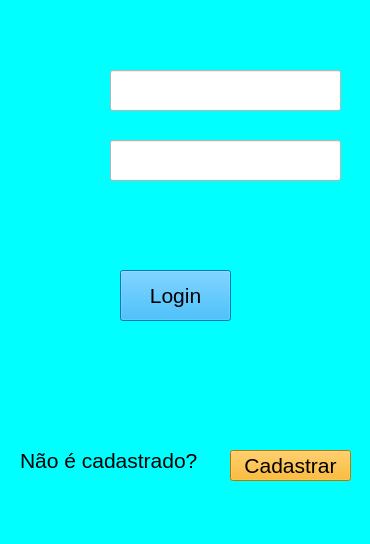
<?xml version="1.0" encoding="UTF-8"?>
<ui version="4.0">
 <class>MainWindow</class>
 <widget class="QMainWindow" name="MainWindow">
  <property name="geometry">
   <rect>
    <x>0</x>
    <y>0</y>
    <width>370</width>
    <height>544</height>
   </rect>
  </property>
  <property name="windowTitle">
   <string>MainWindow</string>
  </property>
  <property name="styleSheet">
   <string notr="true">background-color: rgb(0, 255, 255);</string>
  </property>
  <widget class="QWidget" name="centralwidget">
   <widget class="QPushButton" name="pushButton">
    <property name="geometry">
     <rect>
      <x>120</x>
      <y>270</y>
      <width>111</width>
      <height>51</height>
     </rect>
    </property>
    <property name="font">
     <font>
      <pointsize>16</pointsize>
     </font>
    </property>
    <property name="styleSheet">
     <string notr="true">background-color: rgb(0, 170, 255);</string>
    </property>
    <property name="text">
     <string>Login</string>
    </property>
   </widget>
   <widget class="QLineEdit" name="lineEdit">
    <property name="geometry">
     <rect>
      <x>110</x>
      <y>70</y>
      <width>231</width>
      <height>41</height>
     </rect>
    </property>
    <property name="styleSheet">
     <string notr="true">background-color: rgb(255, 255, 255);
</string>
    </property>
   </widget>
   <widget class="QLineEdit" name="lineEdit_2">
    <property name="geometry">
     <rect>
      <x>110</x>
      <y>140</y>
      <width>231</width>
      <height>41</height>
     </rect>
    </property>
    <property name="styleSheet">
     <string notr="true">background-color: rgb(255, 255, 255);</string>
    </property>
   </widget>
   <widget class="QPushButton" name="pushButton_2">
    <property name="geometry">
     <rect>
      <x>230</x>
      <y>450</y>
      <width>121</width>
      <height>31</height>
     </rect>
    </property>
    <property name="font">
     <font>
      <pointsize>16</pointsize>
     </font>
    </property>
    <property name="styleSheet">
     <string notr="true">background-color: rgb(255, 170, 0);</string>
    </property>
    <property name="text">
     <string>Cadastrar</string>
    </property>
   </widget>
   <widget class="QLabel" name="label">
    <property name="geometry">
     <rect>
      <x>20</x>
      <y>440</y>
      <width>181</width>
      <height>41</height>
     </rect>
    </property>
    <property name="font">
     <font>
      <pointsize>16</pointsize>
     </font>
    </property>
    <property name="text">
     <string>Não é cadastrado?</string>
    </property>
   </widget>
   <widget class="QLabel" name="label_2">
    <property name="geometry">
     <rect>
      <x>60</x>
      <y>70</y>
      <width>31</width>
      <height>41</height>
     </rect>
    </property>
    <property name="text">
     <string/>
    </property>
    <property name="pixmap">
     <pixmap>../../../../Pictures/17503049231586786427-32.png</pixmap>
    </property>
   </widget>
   <widget class="QLabel" name="label_3">
    <property name="geometry">
     <rect>
      <x>60</x>
      <y>130</y>
      <width>31</width>
      <height>51</height>
     </rect>
    </property>
    <property name="text">
     <string/>
    </property>
    <property name="pixmap">
     <pixmap>../../Pictures/13530435871582518280-32.png</pixmap>
    </property>
   </widget>
   <widget class="QLabel" name="label_4">
    <property name="geometry">
     <rect>
      <x>110</x>
      <y>190</y>
      <width>231</width>
      <height>41</height>
     </rect>
    </property>
    <property name="font">
     <font>
      <pointsize>12</pointsize>
     </font>
    </property>
    <property name="styleSheet">
     <string notr="true">color: rgb(255, 0, 0);</string>
    </property>
    <property name="text">
     <string/>
    </property>
   </widget>
   <widget class="QLabel" name="label_5">
    <property name="geometry">
     <rect>
      <x>60</x>
      <y>70</y>
      <width>31</width>
      <height>41</height>
     </rect>
    </property>
    <property name="text">
     <string/>
    </property>
    <property name="pixmap">
     <pixmap>../../Pictures/17503049231586786427-32.png</pixmap>
    </property>
   </widget>
  </widget>
  <widget class="QMenuBar" name="menubar">
   <property name="geometry">
    <rect>
     <x>0</x>
     <y>0</y>
     <width>370</width>
     <height>21</height>
    </rect>
   </property>
  </widget>
  <widget class="QStatusBar" name="statusbar"/>
 </widget>
 <resources/>
 <connections/>
</ui>
